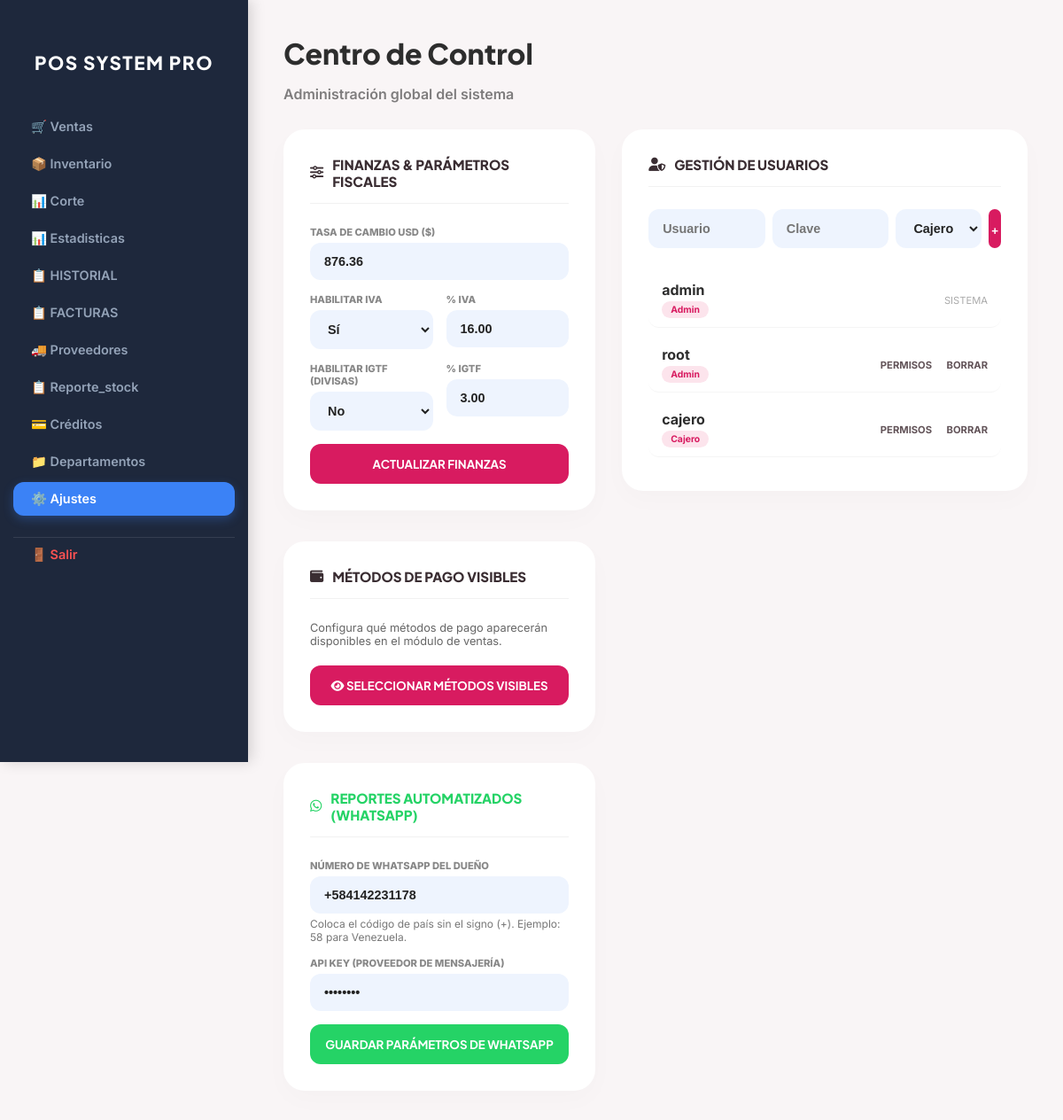
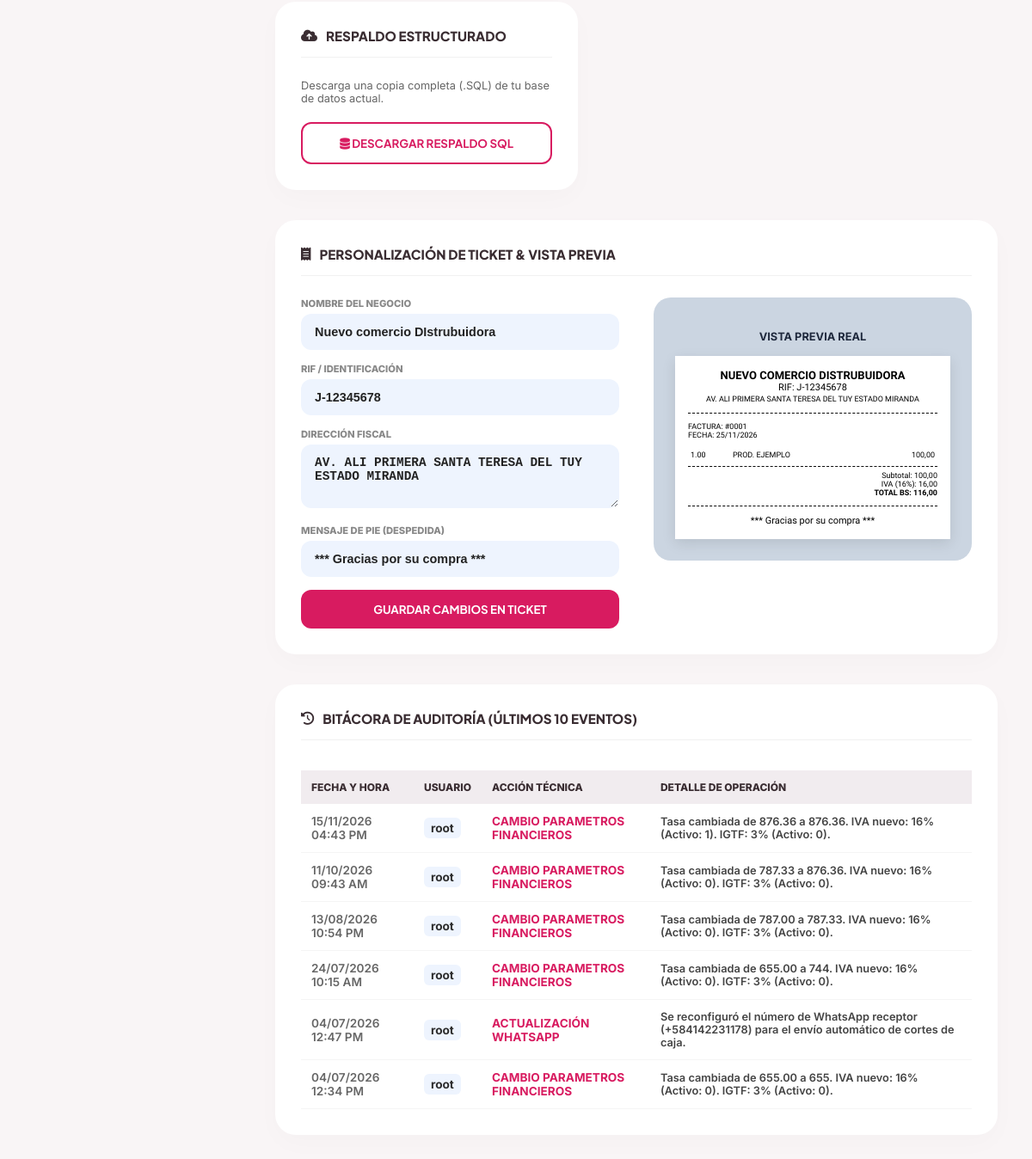
The page /configuracion.php (signed in) on the database its author committed (2 pictures, top to bottom).
### tables this page shows
CREATE TABLE `configuracion` (
  `id` int(1) NOT NULL,
  `nombre_negocio` varchar(100) NOT NULL,
  `rif` varchar(20) NOT NULL,
  `direccion` text,
  `mensaje_ticket` varchar(255) DEFAULT NULL,
  `tasa_dolar` decimal(10,2) NOT NULL,
  `moneda_simbolo` varchar(5) DEFAULT '$',
  `mensaje_factura` text,
  `puerto_impresora` varchar(100) DEFAULT NULL,
  `tipo_lector` varchar(50) DEFAULT 'teclado',
  `puerto_lector` varchar(50) DEFAULT NULL,
  `gaveta` varchar(50) DEFAULT 'impresora',
  `impuesto_iva` decimal(5,2) DEFAULT '16.00',
  `impuesto_igtf` decimal(5,2) DEFAULT '3.00',
  `usar_iva` tinyint(1) DEFAULT '1',
  `usar_igtf` tinyint(1) DEFAULT '0',
  `whatsapp_telefono` varchar(20) DEFAULT NULL,
  `whatsapp_api_key` varchar(255) DEFAULT NULL
);

CREATE TABLE `usuarios` (
  `id` int(11) NOT NULL,
  `username` varchar(50) NOT NULL,
  `password` varchar(255) NOT NULL,
  `nombre` varchar(100) DEFAULT NULL,
  `rol` enum('Admin','Cajero') DEFAULT 'Cajero',
  `fecha_creacion` datetime DEFAULT CURRENT_TIMESTAMP,
  `p_pos` tinyint(1) DEFAULT '1',
  `p_inventario` tinyint(1) DEFAULT '0',
  `p_facturas` tinyint(1) DEFAULT '0',
  `p_corte` tinyint(1) DEFAULT '0',
  `p_config` tinyint(1) DEFAULT '0',
  `permisos` text,
  `estado` varchar(20) DEFAULT 'Activo'
);

CREATE TABLE `auditoria` (
  `id` int(11) NOT NULL,
  `usuario` varchar(100) NOT NULL,
  `accion` varchar(255) NOT NULL,
  `detalles` text,
  `fecha_hora` datetime DEFAULT CURRENT_TIMESTAMP
);

### configuracion.php (the view, shortened to what this page needs)
<?php
include 'conexion.php';
$query = mysqli_query($conexion, "SELECT * FROM configuracion WHERE id = 1");
$data = mysqli_fetch_assoc($query);
$res_usuarios = mysqli_query($conexion, "SELECT * FROM usuarios");
$res_auditoria = mysqli_query($conexion, "SELECT * FROM auditoria ORDER BY id DESC LIMIT 10");
?>
<!DOCTYPE html>
<html lang="es">
<head>
    <link rel="stylesheet" href="https://cdnjs.cloudflare.com/ajax/libs/font-awesome/6.5.1/css/all.min.css">
</head>
<body>
<aside class="sidebar">
    <h2>POS SYSTEM PRO</h2>
    <nav>
        <a href="ventas.php" class="nav-link">🛒 Ventas</a>
        <a href="inventario.php" class="nav-link">📦 Inventario</a>
        <a href="corte.php" class="nav-link">📊 Corte</a>
        <a href="estadisticas.php" class="nav-link">📊 Estadisticas</a>
        <a href="historial.php" class="nav-link">📋 HISTORIAL</a>
        <a href="historial_facturas.php" class="nav-link">📋 FACTURAS</a>
        <a href="proveedores.php" class="nav-link">🚚 Proveedores</a>
        <a href="modulo_reporte_stock.php" class="nav-link">📋 Reporte_stock</a>
        <a href="creditos.php" class="nav-link">💳 Créditos</a>
        <a href="mercancia_departamentos.php" class="nav-link">📁 Departamentos</a>
        <a href="configuracion.php" class="nav-link active">⚙️ Ajustes</a>
        <a href="logout.php" class="nav-link salir">🚪 Salir</a>
    </nav>
</aside>
<main class="main-content">
    <div class="header">
        <h1>Centro de Control</h1>
        <p style="opacity: 0.6; font-weight: 600;">Administración global del sistema</p>
    </div>
    <div class="config-grid">
        <div style="display: flex; flex-direction: column; gap: 30px;">
            <div class="glass-card">
                <div class="card-title"><i class="fa-solid fa-sliders"></i> Finanzas & Parámetros Fiscales</div>
                <form action="actualizar_config_avanzada.php" method="POST">
                    <div class="form-group">
                        <label>Tasa de Cambio USD ($)</label>
                        <input type="number" step="0.01" name="tasa_dolar" value="<?php echo $data['tasa_dolar']; ?>">
                    </div>
                    <div class="form-row-flex">
                        <div class="form-group">
                            <label>Habilitar IVA</label>
                            <select name="usar_iva">
                                <option value="1" <?php echo $data['usar_iva'] == 1 ? 'selected' : ''; ?>>Sí</option>
                            </select>
                        </div>
                        <div class="form-group">
                            <label>% IVA</label>
                            <input type="number" step="0.01" name="impuesto_iva" value="<?php echo $data['impuesto_iva']; ?>">
                        </div>
                    </div>
                    <div class="form-row-flex">
                        <div class="form-group">
                            <label>Habilitar IGTF (Divisas)</label>
                            <select name="usar_igtf">
                                <option value="0" <?php echo $data['usar_igtf'] == 0 ? 'selected' : ''; ?>>No</option>
                            </select>
                        </div>
                        <div class="form-group">
                            <label>% IGTF</label>
                            <input type="number" step="0.01" name="impuesto_igtf" value="<?php echo $data['impuesto_igtf']; ?>">
                        </div>
                    </div>
                    <button type="submit" class="btn-red-hud">Actualizar Finanzas</button>
                </form>
            </div>
            <div class="glass-card">
                <div class="card-title"><i class="fa-solid fa-wallet"></i> Métodos de Pago Visibles</div>
                <p style="font-size: 0.8rem; color: #666; margin-bottom: 20px;">Configura qué métodos de pago aparecerán disponibles en el módulo de ventas.</p>
                <button type="button" onclick="abrirModalMetodos()" class="btn-red-hud">
                    <i class="fa-solid fa-eye"></i> Seleccionar Métodos Visibles
                </button>
            </div>
            <div class="glass-card">
                <div class="card-title" style="color: #25D366;"><i class="fa-brands fa-whatsapp"></i> Reportes Automatizados (WhatsApp)</div>
                <form action="actualizar_config_avanzada.php" method="POST">
                    <div class="form-group">
                        <label>Número de WhatsApp del Dueño</label>
                        <input type="text" name="whatsapp_telefono" placeholder="Ej: 584121234567" value="<?php echo $data['whatsapp_telefono']; ?>" required>
                        <small style="font-size: 0.75rem; color: #777; display: block; margin-top: 4px;">Coloca el código de país sin el signo (+). Ejemplo: 58 para Venezuela.</small>
                    </div>
                    <div class="form-group">
                        <label>API Key (Proveedor de Mensajería)</label>
                        <input type="password" name="whatsapp_api_key" placeholder="Tu API Token" value="<?php echo $data['whatsapp_api_key']; ?>">
                    </div>
                    <button type="submit" class="btn-red-hud" style="background: #25D366;">Guardar Parámetros de WhatsApp</button>
                </form>
            </div>
            <div class="glass-card">
                <div class="card-title"><i class="fa-solid fa-cloud-arrow-up"></i> Respaldo Estructurado</div>
                <p style="font-size: 0.8rem; color: #666; margin-bottom: 20px;">Descarga una copia completa (.SQL) de tu base de datos actual.</p>
                <button onclick="generarBackup()" class="btn-red-hud" style="background: #fff; color: var(--red-main); border: 2px solid var(--red-main);">
                    <i class="fa-solid fa-database"></i> Descargar Respaldo SQL
                </button>
            </div>
        </div>
        <div style="display: flex; flex-direction: column; gap: 30px;">
            <div class="glass-card">
                <div class="card-title"><i class="fa-solid fa-user-shield"></i> Gestión de Usuarios</div>
                <form action="gestion_usuarios.php" method="POST" style="display: flex; gap: 8px; margin-bottom: 25px;">
                    <input type="text" name="nuevo_username" placeholder="Usuario" required>
                    <input type="password" name="nuevo_password" placeholder="Clave" required>
                    <select name="nuevo_rol" style="width: 100px;">
                        <option value="Cajero">Cajero</option>
                    </select>
                    <button type="submit" name="accion" value="crear" class="btn-red-hud" style="width: 50px; padding:0;">+</button>
                </form>
                <div style="max-height: 250px; overflow-y: auto;">
                    <?php while($user = mysqli_fetch_assoc($res_usuarios)): ?>
                    <div class="user-capsule">
                        <div>
                            <strong><?php echo $user['username']; ?></strong><br>
                            <span class="badge-pro"><?php echo $user['rol']; ?></span>
                        </div>
                        <div class="actions-pro">
                            <?php if($user['username'] != 'admin'): ?>
                                <a onclick='abrirModalPermisos(<?php echo json_encode($user); ?>)'>PERMISOS</a>
                                <a href="gestion_usuarios.php?eliminar=<?php echo $user['id']; ?>" onclick="return confirm('¿Eliminar?')">BORRAR</a>
                            <?php else: ?>
                                <span style="font-size: 0.7rem; opacity: 0.4;">SISTEMA</span>
                            <?php endif; ?>
                        </div>
                    </div>
                    <?php endwhile; ?>
                </div>
            </div>
        </div>
        <div class="glass-card" style="grid-column: span 2;">
            <div class="card-title"><i class="fa-solid fa-receipt"></i> Personalización de Ticket & Vista Previa</div>
            <div style="display: flex; gap: 40px; align-items: start; flex-wrap: wrap;">
                <form action="actualizar_ticket.php" method="POST" style="flex: 1; min-width: 300px;">
                    <div class="form-group">
                        <label>Nombre del Negocio</label>
                        <input type="text" name="nombre_negocio" id="in_nombre" value="<?php echo $data['nombre_negocio']; ?>" onkeyup="updatePreview()">
                    </div>
                    <div class="form-group">
                        <label>RIF / Identificación</label>
                        <input type="text" name="rif" id="in_rif" value="<?php echo $data['rif']; ?>" onkeyup="updatePreview()">
                    </div>
                    <div class="form-group">
                        <label>Dirección Fiscal</label>
                        <textarea name="direccion" id="in_dir" rows="3" onkeyup="updatePreview()"><?php echo $data['direccion']; ?></textarea>
                    </div>
                    <div class="form-group">
                        <label>Mensaje de Pie (Despedida)</label>
                        <input type="text" name="mensaje_ticket" id="in_msg" value="<?php echo $data['mensaje_ticket']; ?>" onkeyup="updatePreview()">
                    </div>
                    <button type="submit" class="btn-red-hud">Guardar Cambios en Ticket</button>
                </form>
                <div class="preview-container">
                    <h3 style="text-align:center; font-size: 0.8rem; margin-bottom: 15px; color: #1e283c;">VISTA PREVIA REAL</h3>
                    <div id="ticket_visual" class="ticket-visual">
                        <center>
                            <b id="pre_nombre" style="font-size: 13px; text-transform: uppercase;"><?php echo $data['nombre_negocio']; ?></b><br>
                            <span id="pre_rif">RIF: <?php echo $data['rif']; ?></span><br>
                            <small id="pre_dir" style="font-size: 9px;"><?php echo $data['direccion']; ?></small>
                        </center>
                        <hr style="border: none; border-top: 1px dashed #000; margin: 10px 0;">
                        <div style="font-size: 9px;">
                            FACTURA: #0001<br>
                            FECHA: <?php echo date('d/m/Y'); ?><br>
                        </div>
                        <table style="width: 100%; margin-top: 10px; font-size: 9px;">
                            <tr><td>1.00</td><td>PROD. EJEMPLO</td><td align="right">100,00</td></tr>
                        </table>
                        <hr style="border: none; border-top: 1px dashed #000; margin: 5px 0;">
                        <div style="text-align: right; font-size: 9px;">
                            Subtotal: 100,00<br>
                            IVA (16%): 16,00<br>
                            <b>TOTAL BS: 116,00</b>
                        </div>
                        <hr style="border: none; border-top: 1px dashed #000; margin: 10px 0;">
                        <center id="pre_msg"><?php echo $data['mensaje_ticket']; ?></center>
                    </div>
                </div>
            </div>
        </div>
        <div class="glass-card" style="grid-column: span 2;">
            <div class="card-title"><i class="fa-solid fa-clock-rotate-left"></i> Bitácora de Auditoría (Últimos 10 Eventos)</div>
            <div style="overflow-x: auto;">
                <table class="table-hud">
                    <thead>
                        <tr>
                            <th>Fecha y Hora</th>
                            <th>Usuario</th>
                            <th>Acción Técnica</th>
                            <th>Detalle de Operación</th>
                        </tr>
                    </thead>
                    <tbody>
                        <?php if(mysqli_num_rows($res_auditoria) > 0): ?>
                            <?php while($log = mysqli_fetch_assoc($res_auditoria)): ?>
                            <tr>
                                <td style="color:#666;"><?php echo date('d/m/Y h:i A', strtotime($log['fecha_hora'])); ?></td>
                                <td><span style="background:#eef4fe; padding:4px 8px; border-radius:6px; font-weight:700;"><?php echo $log['usuario']; ?></span></td>
                                <td style="color:var(--red-main); font-weight:700;"><?php echo $log['accion']; ?></td>
                                <td style="font-size:0.8rem; color:#444;"><?php echo htmlspecialchars($log['detalles']); ?></td>
                            </tr>
                            <?php endwhile; ?>
                        <?php else: ?>
                            <tr><td colspan="4" align="center" style="color:#999;">Ninguna actividad registrada en auditoría aún.</td></tr>
                        <?php endif; ?>
                    </tbody>
                </table>
            </div>
        </div>
    </div>
</main>
</body>
</html>

### rows shown on the page
configuracion: tasa_dolar "876.36", usar_iva "Sí", impuesto_iva "16.00", usar_igtf "No", impuesto_igtf "3.00", whatsapp_telefono "+584142231178", nombre_negocio "Nuevo comercio DIstrubuidora", rif "J-12345678", direccion "AV. ALI PRIMERA SANTA TERESA DEL TUY ESTADO MIRANDA", mensaje_ticket "*** Gracias por su compra ***", nombre_negocio "NUEVO COMERCIO DISTRUBUIDORA"
usuarios: username "admin", rol "Admin", shows "SISTEMA"
usuarios: username "root", rol "Admin"
usuarios: username "cajero", rol "Cajero"
auditoria: fecha_hora "15/11/2026 04:43 PM", usuario "root", accion "CAMBIO PARAMETROS FINANCIEROS", detalles "Tasa cambiada de 876.36 a 876.36. IVA nuevo: 16% (Activo: 1). IGTF: 3% (Activo: 0)."
auditoria: fecha_hora "11/10/2026 09:43 AM", usuario "root", accion "CAMBIO PARAMETROS FINANCIEROS", detalles "Tasa cambiada de 787.33 a 876.36. IVA nuevo: 16% (Activo: 0). IGTF: 3% (Activo: 0)."
auditoria: fecha_hora "13/08/2026 10:54 PM", usuario "root", accion "CAMBIO PARAMETROS FINANCIEROS", detalles "Tasa cambiada de 787.00 a 787.33. IVA nuevo: 16% (Activo: 0). IGTF: 3% (Activo: 0)."
auditoria: fecha_hora "24/07/2026 10:15 AM", usuario "root", accion "CAMBIO PARAMETROS FINANCIEROS", detalles "Tasa cambiada de 655.00 a 744. IVA nuevo: 16% (Activo: 0). IGTF: 3% (Activo: 0)."
auditoria: fecha_hora "04/07/2026 12:47 PM", usuario "root", accion "ACTUALIZACIÓN WHATSAPP", detalles "Se reconfiguró el número de WhatsApp receptor (+584142231178) para el envío automático de cortes de caja."
auditoria: fecha_hora "04/07/2026 12:34 PM", usuario "root", accion "CAMBIO PARAMETROS FINANCIEROS", detalles "Tasa cambiada de 655.00 a 655. IVA nuevo: 16% (Activo: 0). IGTF: 3% (Activo: 0)."
